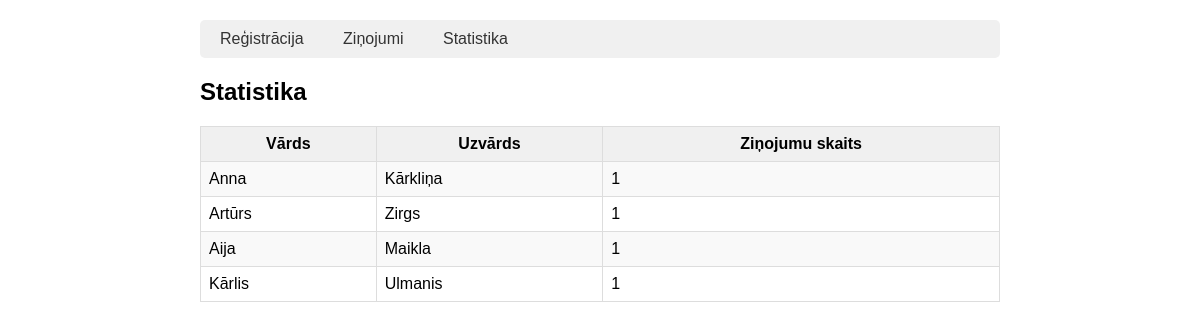
/statistika, run on the app's committed database.
### tables this page shows
CREATE TABLE lietotaji
                 (id INTEGER PRIMARY KEY AUTOINCREMENT,
                  vards TEXT NOT NULL,
                  uzvards TEXT NOT NULL,
                  lietotajvards TEXT UNIQUE NOT NULL);

### zinojumu_sistema/app.py (the view)
@app.route('/statistika')
def statistika():
    savienojums = sqlite3.connect('zinojumi.db')
    c = savienojums.cursor()
    statistika = c.execute("""
        SELECT lietotaji.vards, lietotaji.uzvards, COUNT(zinojumi.id) as skaits
        FROM lietotaji
        LEFT JOIN zinojumi ON lietotaji.id = zinojumi.lietotaja_id
        GROUP BY lietotaji.id
        ORDER BY skaits DESC
    """).fetchall()
    savienojums.close()
    return render_template('statistika.html', statistika=statistika)

### zinojumu_sistema/templates/statistika.html
<!DOCTYPE html>
{% extends "base.html" %}
{% block saturs %}
<h2>Statistika</h2>
<table>
    <tr>
        <th>Vārds</th>
        <th>Uzvārds</th>
        <th>Ziņojumu skaits</th>
    </tr>
    {% for stat in statistika %}
    <tr>
        <td>{{ stat[0] }}</td>
        <td>{{ stat[1] }}</td>
        <td>{{ stat[2] }}</td>
    </tr>
    {% endfor %}
</table>
{% endblock %}

### zinojumu_sistema/templates/base.html (style rules this page uses)
body { font-family: Arial, sans-serif; max-width: 800px; margin: 0 auto; padding: 20px; }
table { width: 100%; border-collapse: collapse; margin-top: 20px; }
table, th, td { border: 1px solid #ddd; padding: 8px; }
th { background-color: #f0f0f0; }
tr:nth-child(even) { background-color: #f9f9f9; }

### data on the page
lietotaji: vards "Anna", uzvards "Kārkliņa", id "1"
lietotaji: vards "Artūrs", uzvards "Zirgs", stat "1"
lietotaji: vards "Aija", uzvards "Maikla", stat "1"
lietotaji: vards "Kārlis", uzvards "Ulmanis", stat "1"
